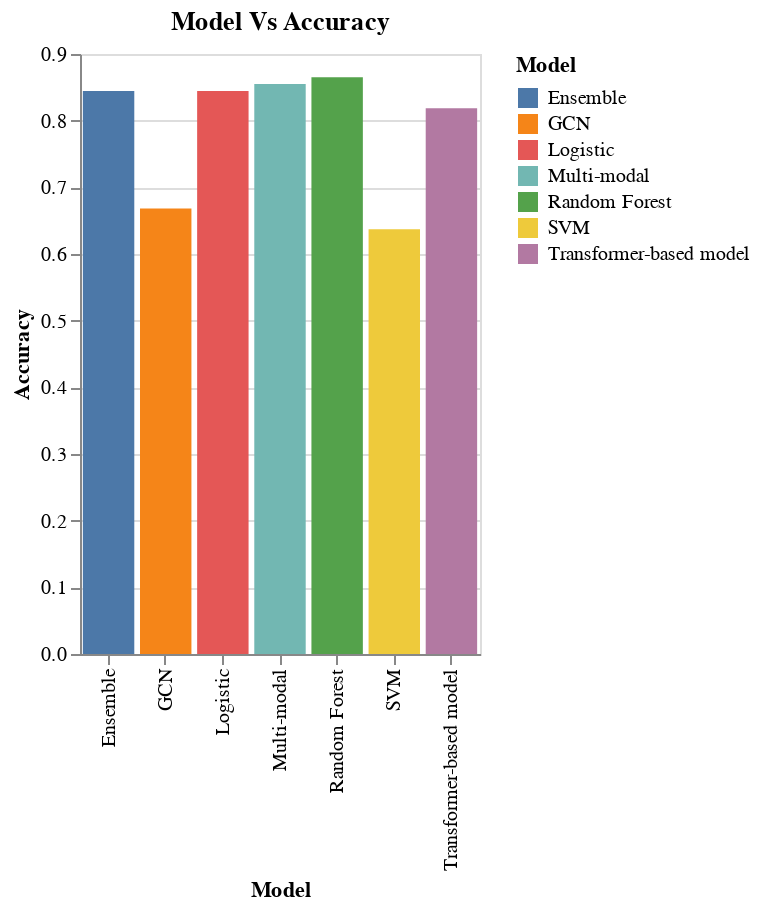

This figure's notebook cell:
### Code cell
alt.Chart(models).mark_bar().encode(
    x="Model",
    y="Accuracy",
    color= "Model",
    tooltip = ["Model","Accuracy"]
).properties(
    title="Model Vs Accuracy", 
    width= 200,
    height= 300
)

### Figure 1 — Vega-Lite specification as saved in the notebook (floating-point values rounded to 4 significant figures)
{"config": {"view": {"continuousWidth": 300, "continuousHeight": 300}}, "data": {"name": "data-2192626007b9fd8e516a996775fb4932"}, "mark": {"type": "bar"}, "encoding": {"color": {"field": "Model", "type": "nominal"}, "tooltip": [{"field": "Model", "type": "nominal"}, {"field": "Accuracy", "type": "quantitative"}], "x": {"field": "Model", "type": "nominal"}, "y": {"field": "Accuracy", "type": "quantitative"}}, "height": 300, "title": "Model Vs Accuracy", "width": 200, "$schema": "https://vega.github.io/schema/vega-lite/v5.20.1.json", "datasets": {"data-2192626007b9fd8e516a996775fb4932": [{"Model": "Random Forest", "Accuracy": 0.8653}, {"Model": "SVM", "Accuracy": 0.6373}, {"Model": "Logistic", "Accuracy": 0.8446}, {"Model": "Ensemble", "Accuracy": 0.8446}, {"Model": "Transformer-based model", "Accuracy": 0.8187}, {"Model": "GCN", "Accuracy": 0.6684}, {"Model": "Multi-modal", "Accuracy": 0.8549}]}}
